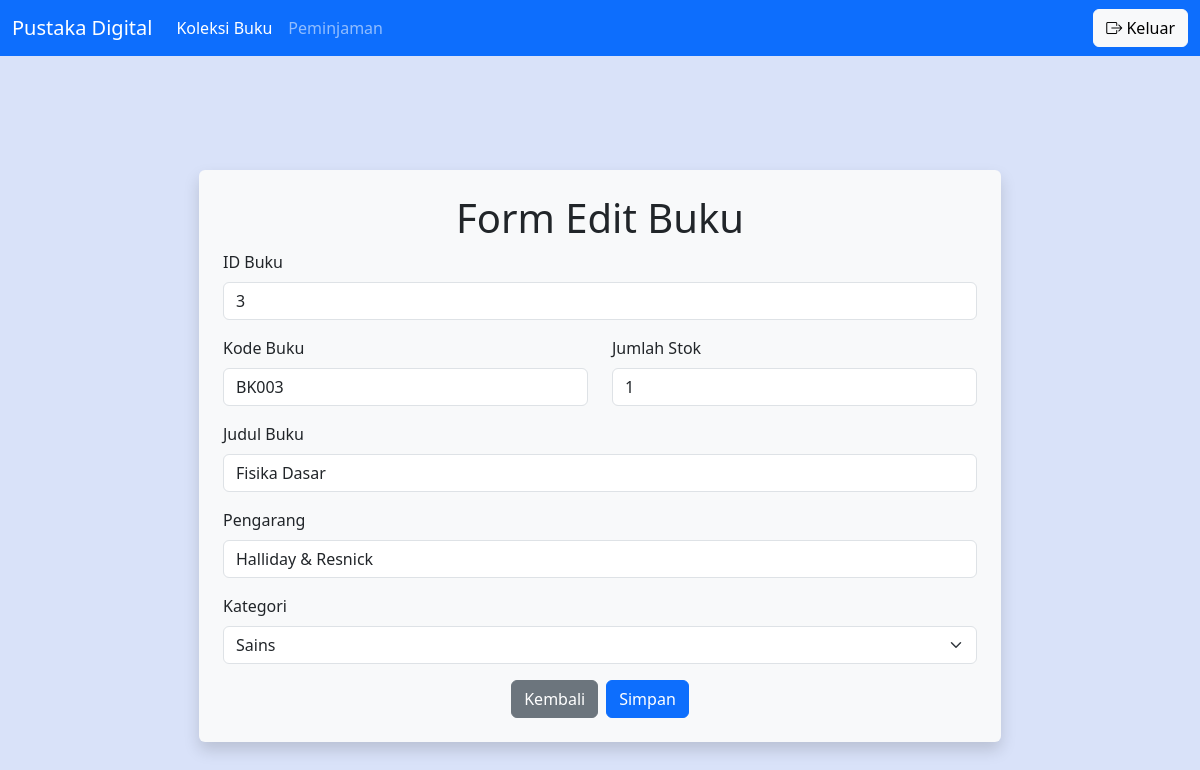
/edit_koleksi_buku.php?id_buku=3 (signed in), run on the app's committed database.
### tables this page shows
CREATE TABLE `koleksi_buku` (
  `id_buku` int(3) NOT NULL,
  `kode_buku` varchar(5) NOT NULL,
  `judul` varchar(50) NOT NULL,
  `pengarang` varchar(50) NOT NULL,
  `kategori` varchar(50) NOT NULL,
  `stok` int(3) NOT NULL,
  `status` varchar(10) NOT NULL
);

### edit_koleksi_buku.php (the view, shortened to what this page needs)
<?php
    include 'koneksi.php';
    $idBuku = $_GET['id_buku'];
    $query = mysqli_query($koneksi, "SELECT * FROM koleksi_buku WHERE id_buku=$idBuku");
    $data = mysqli_fetch_array($query);
 ?>
<!DOCTYPE html>
<html lang="en">
<head>
    <link href="https://cdn.jsdelivr.net/npm/bootstrap@5.3.8/dist/css/bootstrap.min.css" rel="stylesheet">
    <link rel="stylesheet" href="https://cdn.jsdelivr.net/npm/bootstrap-icons@1.13.1/font/bootstrap-icons.min.css">
</head>
<body style="background-color: #d9e2f9;">
    <header>
        <nav class="navbar navbar-expand-lg bg-primary navbar-dark">
            <div class="container-fluid">
                <a class="navbar-brand" href="#">Pustaka Digital</a>
                <div class="collapse navbar-collapse" id="navbarNavAltMarkup">
                    <div class="navbar-nav">
                        <a class="nav-link active" aria-current="page" href="koleksi_buku.php">Koleksi Buku</a>
                        <a class="nav-link" href="peminjaman.php">Peminjaman</a>
                    </div>
                </div>
                <div class="justify-content-md-end">
                    <button type="button" class="btn btn-light" data-bs-toggle="modal" data-bs-target="#logoutModal"><i class="bi bi-box-arrow-right"></i> Keluar</button>
                </div>
            </div>
        </nav>
    </header>
    <main>
        <div class="container-fluid vh-100 d-flex justify-content-center align-items-center" style="width: 800px;">
            <form action="proses_edit_koleksi_buku.php" method="POST" class="shadow p-4 bg-body-tertiary rounded">
                <h1 class="text-center">Form Edit Buku</h1>
                <div class="mb-3">
                    <label class="form-label">ID Buku</label>
                    <input type="text" class="form-control" readonly value="<?= $data['id_buku']; ?>" name="id_buku">
                </div>
                <div class="mb-3 d-flex">
                    <div class="me-3">
                        <label class="form-label">Kode Buku</label>
                        <input type="text" class="form-control" style="width: 365px;" value="<?= $data['kode_buku']; ?>" name="kode_buku">
                    </div>
                    <div class="ms-2">
                        <label class="form-label">Jumlah Stok</label>
                        <input type="number" class="form-control" style="width: 365px;" value="<?= $data['stok']; ?>" name="stok_buku">
                    </div>
                </div>
                <div class="mb-3">
                    <label class="form-label">Judul Buku</label>
                    <input type="text" class="form-control" value="<?= $data['judul'];?>" name="judul">
                </div>
                <div class="mb-3">
                    <label class="form-label">Pengarang</label>
                    <input type="text" class="form-control" value="<?= $data['pengarang']; ?>" name="pengarang">
                </div>
                <div class="mb-3">
                    <label class="form-label">Kategori</label>
                    <select name="kategori" id="" class="form-select">
                        <option value="<?= $data['kategori']; ?>"><?= $data['kategori']; ?></option>
                    </select>
                </div>
                <div class="d-flex justify-content-center align-items-center">
                    <a href="koleksi_buku.php" class="btn btn-secondary me-2">Kembali</a>
                    <button type="submit" class="btn btn-primary">Simpan</button>
                </div>
            </form>
        </div>
    </main>
</body>
</html>

### data on the page
koleksi_buku: id_buku "3", kode_buku "BK003", stok_buku "1", judul "Fisika Dasar", pengarang "Halliday & Resnick", kategori "Sains"
